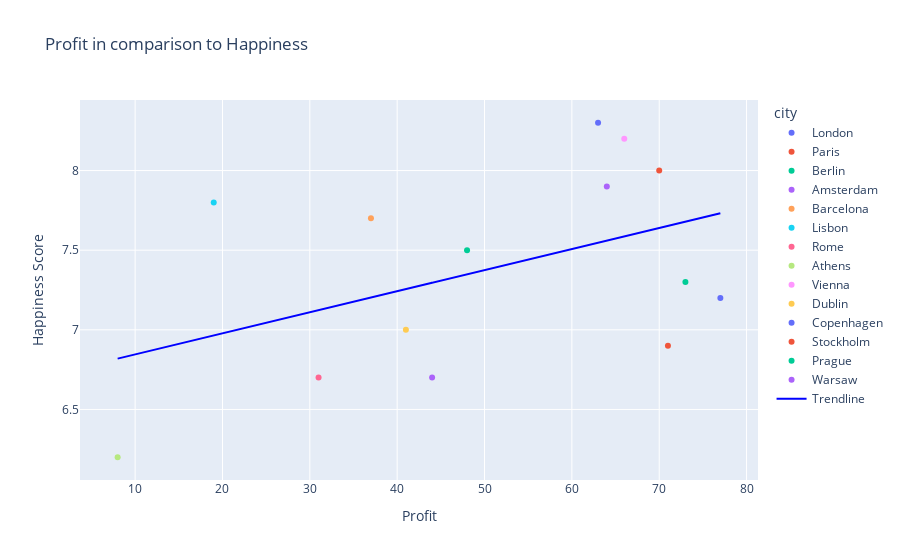

The notebook cell saved with this chart:
### Code cell
merged_best_train_df = pd.merge(renamed_train_df, best_cities_df, on='city')

best_train_filtered_df = merged_best_train_df[merged_best_train_df['city'].isin(european_cities)]

best_train_filtered_df.head()

profit = best_train_filtered_df['Profit']
happiness_score = best_train_filtered_df['Happiness_Score']

# Fit the regression line using statsmodels
X = sm.add_constant(80 - profit)  # Adding a constant for the intercept
model = sm.OLS(happiness_score, X).fit()
trendline = model.predict(X)

# Create scatter plot with different colors for each city
scatter_plot = px.scatter(
    best_train_filtered_df,
    x=(80 - profit),
    y='Happiness_Score',
    color='city',
    hover_name='city',
    title='Profit in comparison to Happiness',
)

# Add the regression line to the scatter plot
scatter_plot.add_trace(
    go.Scatter(
        x=(80 - profit),
        y=trendline,
        mode='lines',
        name='Trendline',
        line=dict(color='blue')
    )
)

scatter_plot.update_layout(
    xaxis_title='Profit',
    yaxis_title='Happiness Score'
)

scatter_plot.show()

### Figure 1 — Plotly figure (JSON) as saved in the notebook; plotly's stock layout.template omitted (floating-point values rounded to 4 significant figures)
{"data": [{"hovertemplate": "<b>%{hovertext}</b><br><br>city=London<br>x=%{x}<br>Happiness_Score=%{y}<extra></extra>", "hovertext": ["London"], "legendgroup": "London", "marker": {"color": "#636efa", "symbol": "circle"}, "mode": "markers", "name": "London", "orientation": "v", "showlegend": true, "type": "scatter", "x": [77], "xaxis": "x", "y": [7.2], "yaxis": "y"}, {"hovertemplate": "<b>%{hovertext}</b><br><br>city=Paris<br>x=%{x}<br>Happiness_Score=%{y}<extra></extra>", "hovertext": ["Paris"], "legendgroup": "Paris", "marker": {"color": "#EF553B", "symbol": "circle"}, "mode": "markers", "name": "Paris", "orientation": "v", "showlegend": true, "type": "scatter", "x": [71], "xaxis": "x", "y": [6.9], "yaxis": "y"}, {"hovertemplate": "<b>%{hovertext}</b><br><br>city=Berlin<br>x=%{x}<br>Happiness_Score=%{y}<extra></extra>", "hovertext": ["Berlin"], "legendgroup": "Berlin", "marker": {"color": "#00cc96", "symbol": "circle"}, "mode": "markers", "name": "Berlin", "orientation": "v", "showlegend": true, "type": "scatter", "x": [48], "xaxis": "x", "y": [7.5], "yaxis": "y"}, {"hovertemplate": "<b>%{hovertext}</b><br><br>city=Amsterdam<br>x=%{x}<br>Happiness_Score=%{y}<extra></extra>", "hovertext": ["Amsterdam"], "legendgroup": "Amsterdam", "marker": {"color": "#ab63fa", "symbol": "circle"}, "mode": "markers", "name": "Amsterdam", "orientation": "v", "showlegend": true, "type": "scatter", "x": [64], "xaxis": "x", "y": [7.9], "yaxis": "y"}, {"hovertemplate": "<b>%{hovertext}</b><br><br>city=Barcelona<br>x=%{x}<br>Happiness_Score=%{y}<extra></extra>", "hovertext": ["Barcelona"], "legendgroup": "Barcelona", "marker": {"color": "#FFA15A", "symbol": "circle"}, "mode": "markers", "name": "Barcelona", "orientation": "v", "showlegend": true, "type": "scatter", "x": [37], "xaxis": "x", "y": [7.7], "yaxis": "y"}, {"hovertemplate": "<b>%{hovertext}</b><br><br>city=Lisbon<br>x=%{x}<br>Happiness_Score=%{y}<extra></extra>", "hovertext": ["Lisbon"], "legendgroup": "Lisbon", "marker": {"color": "#19d3f3", "symbol": "circle"}, "mode": "markers", "name": "Lisbon", "orientation": "v", "showlegend": true, "type": "scatter", "x": [19], "xaxis": "x", "y": [7.8], "yaxis": "y"}, {"hovertemplate": "<b>%{hovertext}</b><br><br>city=Rome<br>x=%{x}<br>Happiness_Score=%{y}<extra></extra>", "hovertext": ["Rome"], "legendgroup": "Rome", "marker": {"color": "#FF6692", "symbol": "circle"}, "mode": "markers", "name": "Rome", "orientation": "v", "showlegend": true, "type": "scatter", "x": [31], "xaxis": "x", "y": [6.7], "yaxis": "y"}, {"hovertemplate": "<b>%{hovertext}</b><br><br>city=Athens<br>x=%{x}<br>Happiness_Score=%{y}<extra></extra>", "hovertext": ["Athens"], "legendgroup": "Athens", "marker": {"color": "#B6E880", "symbol": "circle"}, "mode": "markers", "name": "Athens", "orientation": "v", "showlegend": true, "type": "scatter", "x": [8], "xaxis": "x", "y": [6.2], "yaxis": "y"}, {"hovertemplate": "<b>%{hovertext}</b><br><br>city=Vienna<br>x=%{x}<br>Happiness_Score=%{y}<extra></extra>", "hovertext": ["Vienna"], "legendgroup": "Vienna", "marker": {"color": "#FF97FF", "symbol": "circle"}, "mode": "markers", "name": "Vienna", "orientation": "v", "showlegend": true, "type": "scatter", "x": [66], "xaxis": "x", "y": [8.2], "yaxis": "y"}, {"hovertemplate": "<b>%{hovertext}</b><br><br>city=Dublin<br>x=%{x}<br>Happiness_Score=%{y}<extra></extra>", "hovertext": ["Dublin"], "legendgroup": "Dublin", "marker": {"color": "#FECB52", "symbol": "circle"}, "mode": "markers", "name": "Dublin", "orientation": "v", "showlegend": true, "type": "scatter", "x": [41], "xaxis": "x", "y": [7], "yaxis": "y"}, {"hovertemplate": "<b>%{hovertext}</b><br><br>city=Copenhagen<br>x=%{x}<br>Happiness_Score=%{y}<extra></extra>", "hovertext": ["Copenhagen"], "legendgroup": "Copenhagen", "marker": {"color": "#636efa", "symbol": "circle"}, "mode": "markers", "name": "Copenhagen", "orientation": "v", "showlegend": true, "type": "scatter", "x": [63], "xaxis": "x", "y": [8.3], "yaxis": "y"}, {"hovertemplate": "<b>%{hovertext}</b><br><br>city=Stockholm<br>x=%{x}<br>Happiness_Score=%{y}<extra></extra>", "hovertext": ["Stockholm"], "legendgroup": "Stockholm", "marker": {"color": "#EF553B", "symbol": "circle"}, "mode": "markers", "name": "Stockholm", "orientation": "v", "showlegend": true, "type": "scatter", "x": [70], "xaxis": "x", "y": [8], "yaxis": "y"}, {"hovertemplate": "<b>%{hovertext}</b><br><br>city=Prague<br>x=%{x}<br>Happiness_Score=%{y}<extra></extra>", "hovertext": ["Prague"], "legendgroup": "Prague", "marker": {"color": "#00cc96", "symbol": "circle"}, "mode": "markers", "name": "Prague", "orientation": "v", "showlegend": true, "type": "scatter", "x": [73], "xaxis": "x", "y": [7.3], "yaxis": "y"}, {"hovertemplate": "<b>%{hovertext}</b><br><br>city=Warsaw<br>x=%{x}<br>Happiness_Score=%{y}<extra></extra>", "hovertext": ["Warsaw"], "legendgroup": "Warsaw", "marker": {"color": "#ab63fa", "symbol": "circle"}, "mode": "markers", "name": "Warsaw", "orientation": "v", "showlegend": true, "type": "scatter", "x": [44], "xaxis": "x", "y": [6.7], "yaxis": "y"}, {"line": {"color": "blue"}, "mode": "lines", "name": "Trendline", "type": "scatter", "x": [77, 71, 48, 64, 37, 19, 31, 8, 66, 41, 63, 70, 73, 44], "y": [7.731, 7.652, 7.348, 7.56, 7.202, 6.964, 7.123, 6.819, 7.586, 7.255, 7.546, 7.639, 7.679, 7.295]}], "layout": {"legend": {"title": {"text": "city"}, "tracegroupgap": 0}, "title": {"text": "Profit in comparison to Happiness"}, "xaxis": {"anchor": "y", "domain": [0, 1], "title": {"text": "Profit"}}, "yaxis": {"anchor": "x", "domain": [0, 1], "title": {"text": "Happiness Score"}}}}
